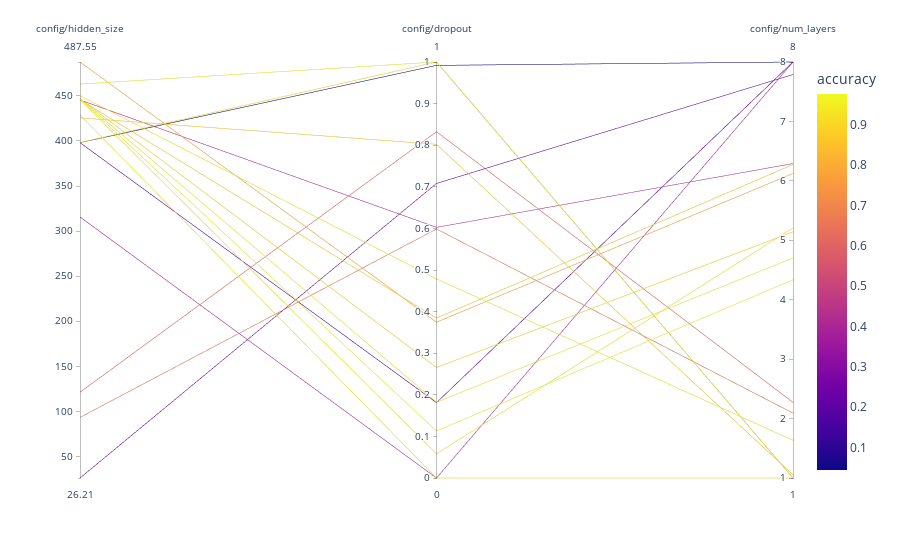

Write notebook code for a chart like this one.
### Markdown cell above
<font color='green'>

##### Explanation

This contour plot visualizes how different combinations of hidden size and dropout rate affect model accuracy. The x-axis represents the hidden layer size, ranging from around 16 to 512, while the y-axis represents the dropout rate, varying from 0 to 1. 

The color gradient, indicated by the scale on the right, represents model accuracy, with lighter shades (yellow) indicating higher accuracy and darker shades (blue) indicating lower accuracy. 

The contour lines mark accuracy levels, showing how performance changes with different hyperparameter values. From the plot, we can see that higher hidden sizes (above 400) and lower dropout rates (below 0.4) tend to achieve the best accuracy, reaching values close to 1. Conversely, models with very high dropout rates (above 0.8) or smaller hidden sizes (below 200) generally perform worse. 

</font>

### Code cell
columns = ["config/hidden_size", "config/dropout", "config/num_layers", "accuracy"]
visualize.parallel_plot(analysis_bayes, columns)

### Figure 1 — Plotly figure (JSON) as saved in the notebook; plotly's stock layout.template omitted (floating-point values rounded to 4 significant figures)
{"data": [{"dimensions": [{"label": "config/hidden_size", "values": [487.6, 93.39, 445.6, 26.21, 121.3, 398.1, 446.4, 446.8, 445.5, 398.2, 445.8, 398.1, 446.7, 315.7, 463.1, 428.8, 425.6, 450.2]}, {"label": "config/dropout", "values": [0.3745, 0.5987, 0.05808, 0.7081, 0.8324, 0.9919, 0.113, 0.2656, 0.6025, 1.0, 0.3845, 0.1811, 0.182, 0.0, 1.0, 0.0, 0.8022, 0.4786]}, {"label": "config/num_layers", "values": [6.124, 2.092, 5.208, 7.789, 2.273, 8.0, 4.335, 5.142, 6.291, 1.0, 6.274, 8.0, 4.703, 8.0, 1.0, 1.0, 1.055, 1.634]}], "domain": {"x": [0, 1], "y": [0, 1]}, "line": {"color": [0.7766, 0.6531, 0.9484, 0.2172, 0.6219, 0.04375, 0.9766, 0.9141, 0.4219, 0.9344, 0.8875, 0.1891, 0.9609, 0.4078, 0.9641, 0.9531, 0.8766, 0.9516], "coloraxis": "coloraxis"}, "name": "", "type": "parcoords"}], "layout": {"coloraxis": {"colorbar": {"title": {"text": "accuracy"}}, "colorscale": [[0, "#0d0887"], [0.1111, "#46039f"], [0.2222, "#7201a8"], [0.3333, "#9c179e"], [0.4444, "#bd3786"], [0.5556, "#d8576b"], [0.6667, "#ed7953"], [0.7778, "#fb9f3a"], [0.8889, "#fdca26"], [1, "#f0f921"]]}, "legend": {"tracegroupgap": 0}, "margin": {"t": 60}}}
